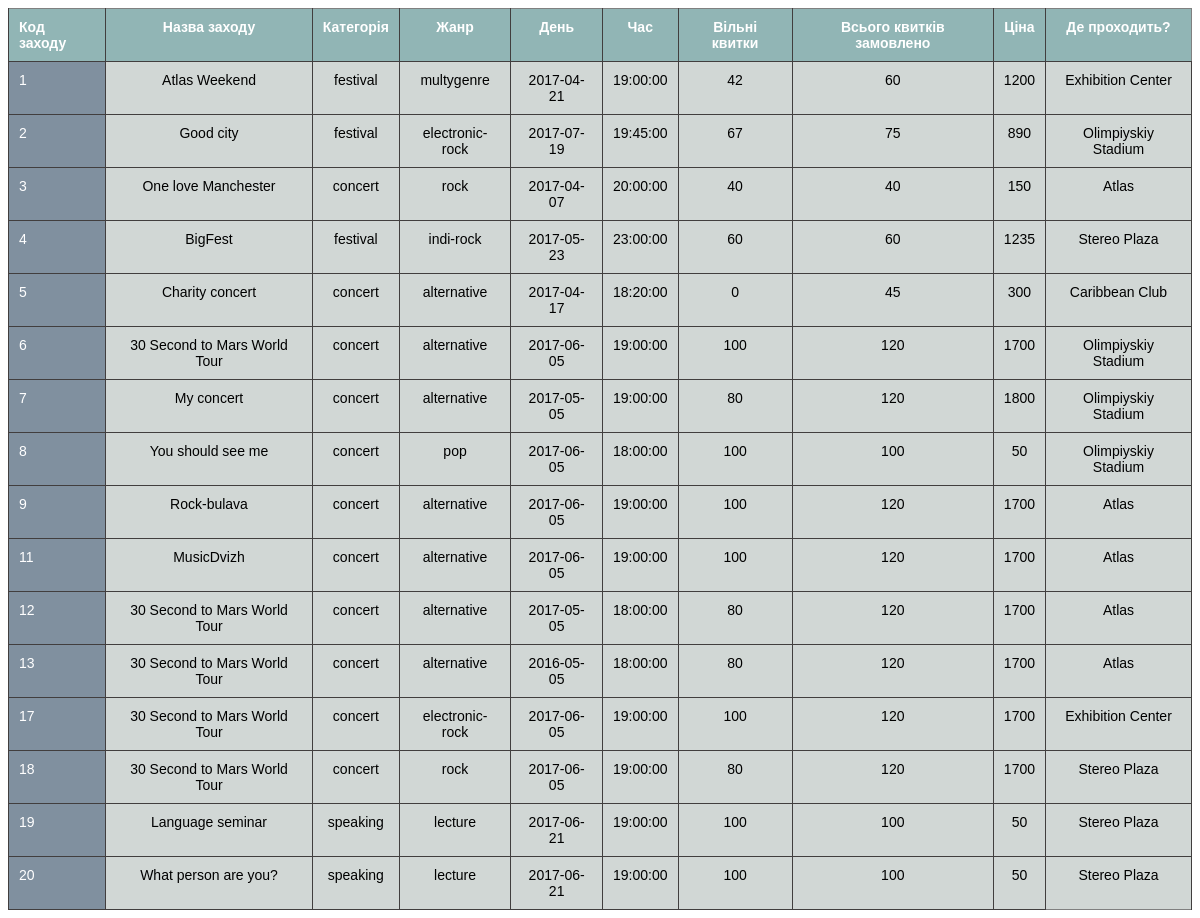
The app's page /includes/event_table.php with its own data.
### tables this page shows
CREATE TABLE IF NOT EXISTS `event` (
  `event_code` int(11) NOT NULL AUTO_INCREMENT,
  `event_name` varchar(120) NOT NULL,
  `category` varchar(20) NOT NULL,
  `genre` varchar(20) NOT NULL,
  `data` date NOT NULL,
  `time` time NOT NULL,
  `current_num_tickets` int(11) NOT NULL DEFAULT '0',
  `summary_num_tickets` int(11) NOT NULL,
  `min_price` decimal(10,0) NOT NULL,
  `institution` varchar(20) NOT NULL,
  PRIMARY KEY (`event_code`),
  KEY `event_ibfk_1` (`institution`)
);

### includes/event_table.php (the view, shortened to what this page needs)
<?php
include 'helpers/db.php';
$tbl = mysqli_query($connection, "SELECT * FROM `Event`");
$table = "<table border='1' cellpadding='5'  width=100%>";
$table .= "<tr>";
      $table .= "<th>Код заходу</th>";
	  $table .= "<th>Назва заходу</th>";
      $table .= "<th>Категорія</th>";
	  $table .= "<th>Жанр</th>";
	  $table .= "<th>День</th>";
	  $table .= "<th>Час</th>";
	  $table .= "<th>Вільні квитки</th>";
      $table .= "<th>Всього квитків замовлено</th>";
	  $table .= "<th>Ціна</th>";
	  $table .= "<th>Де проходить?</th>";
while ($row = mysqli_fetch_assoc($tbl))
    {
      $table .= "<tr>";
	  $table .= "<td>".$row['event_code']."</td>";
	  $table .= "<td>".$row['event_name']."</td>";
      $table .= "<td>".$row['category']."</td>";
      $table .= "<td>".$row['genre']."</td>";
	  $table .= "<td>".$row['data']."</td>";
	  $table .= "<td>".$row['time']."</td>";
	  $table .= "<td>".$row['current_num_tickets']."</td>";
      $table .= "<td>".$row['summary_num_tickets']."</td>";
	  $table .= "<td><p align=center>".$row['min_price']."</td>";
	  $table .= "<td><p align=center>".$row['institution']."</td>";
    }
      $table .= "</table> ";
      echo $table;
?>

### records on screen
event: event_code "1", event_name "Atlas Weekend", category "festival", genre "multygenre", data "2017-04-21", time "19:00:00", current_num_tickets "42", summary_num_tickets "60", min_price "1200", institution "Exhibition Center"
event: event_code "2", event_name "Good city", category "festival", genre "electronic-rock", data "2017-07-19", time "19:45:00", current_num_tickets "67", summary_num_tickets "75", min_price "890", institution "Olimpiyskiy Stadium"
event: event_code "3", event_name "One love Manchester", category "concert", genre "rock", data "2017-04-07", time "20:00:00", current_num_tickets "40", summary_num_tickets "40", min_price "150", institution "Atlas"
event: event_code "4", event_name "BigFest", category "festival", genre "indi-rock", data "2017-05-23", time "23:00:00", current_num_tickets "60", summary_num_tickets "60", min_price "1235", institution "Stereo Plaza"
event: event_code "5", event_name "Charity concert", category "concert", genre "alternative", data "2017-04-17", time "18:20:00", current_num_tickets "0", summary_num_tickets "45", min_price "300", institution "Caribbean Club"
event: event_code "6", event_name "30 Second to Mars World Tour", category "concert", genre "alternative", data "2017-06-05", time "19:00:00", current_num_tickets "100", summary_num_tickets "120", min_price "1700", institution "Olimpiyskiy Stadium"
event: event_code "7", event_name "My concert", category "concert", genre "alternative", data "2017-05-05", time "19:00:00", current_num_tickets "80", summary_num_tickets "120", min_price "1800", institution "Olimpiyskiy Stadium"
event: event_code "8", event_name "You should see me", category "concert", genre "pop", data "2017-06-05", time "18:00:00", current_num_tickets "100", summary_num_tickets "100", min_price "50", institution "Olimpiyskiy Stadium"
event: event_code "9", event_name "Rock-bulava", category "concert", genre "alternative", data "2017-06-05", time "19:00:00", current_num_tickets "100", summary_num_tickets "120", min_price "1700", institution "Atlas"
event: event_code "11", event_name "MusicDvizh", category "concert", genre "alternative", data "2017-06-05", time "19:00:00", current_num_tickets "100", summary_num_tickets "120", min_price "1700", institution "Atlas"
event: event_code "12", event_name "30 Second to Mars World Tour", category "concert", genre "alternative", data "2017-05-05", time "18:00:00", current_num_tickets "80", summary_num_tickets "120", min_price "1700", institution "Atlas"
event: event_code "13", event_name "30 Second to Mars World Tour", category "concert", genre "alternative", data "2016-05-05", time "18:00:00", current_num_tickets "80", summary_num_tickets "120", min_price "1700", institution "Atlas"
event: event_code "17", event_name "30 Second to Mars World Tour", category "concert", genre "electronic-rock", data "2017-06-05", time "19:00:00", current_num_tickets "100", summary_num_tickets "120", min_price "1700", institution "Exhibition Center"
event: event_code "18", event_name "30 Second to Mars World Tour", category "concert", genre "rock", data "2017-06-05", time "19:00:00", current_num_tickets "80", summary_num_tickets "120", min_price "1700", institution "Stereo Plaza"
event: event_code "19", event_name "Language seminar", category "speaking", genre "lecture", data "2017-06-21", time "19:00:00", current_num_tickets "100", summary_num_tickets "100", min_price "50", institution "Stereo Plaza"
event: event_code "20", event_name "What person are you?", category "speaking", genre "lecture", data "2017-06-21", time "19:00:00", current_num_tickets "100", summary_num_tickets "100", min_price "50", institution "Stereo Plaza"
